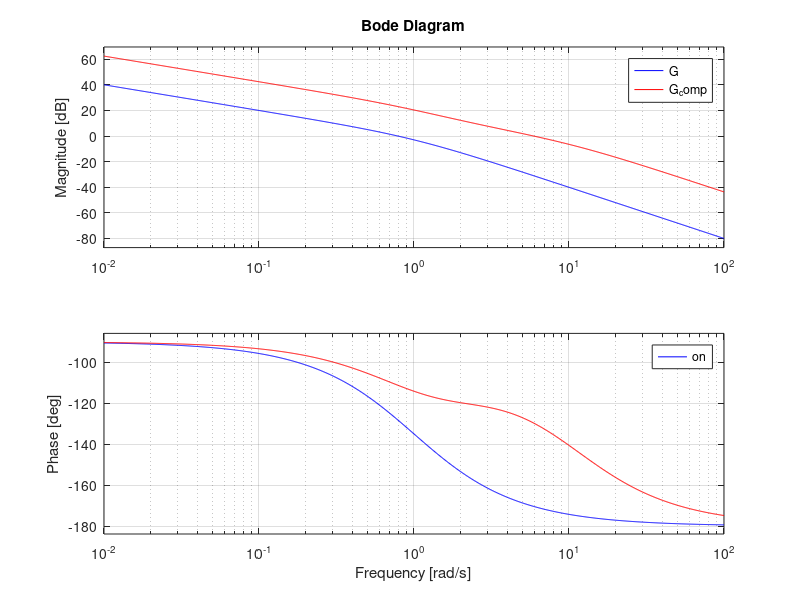
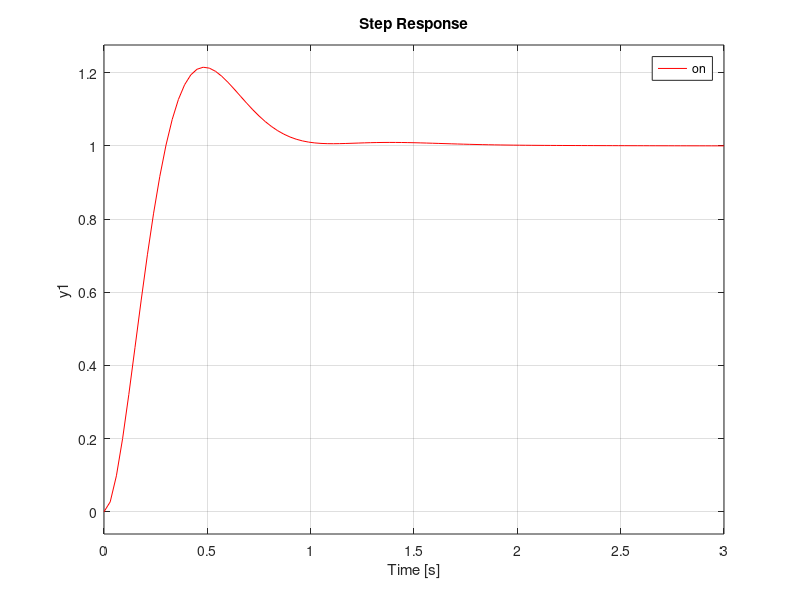
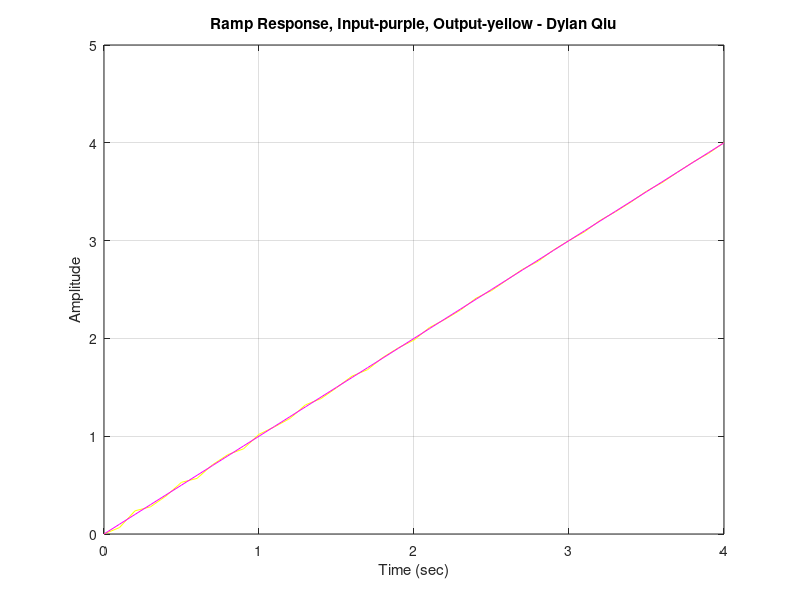
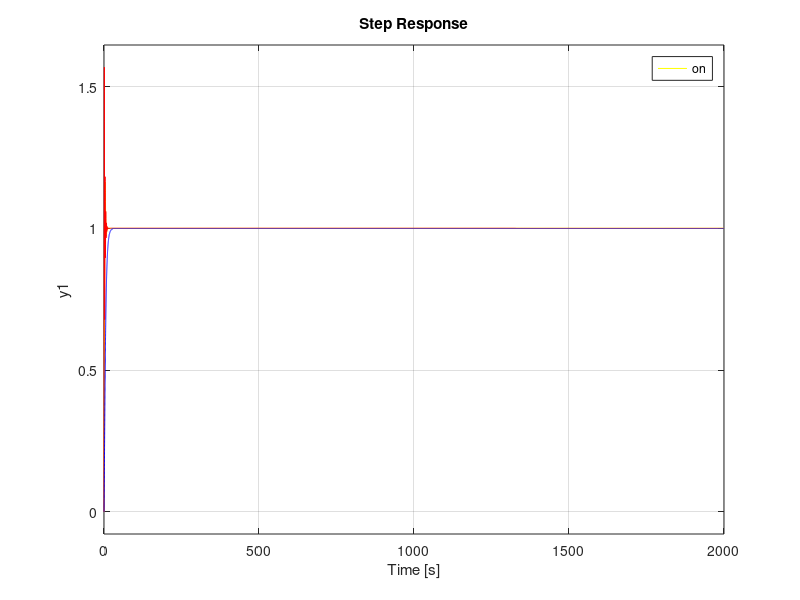

Reproduce these figures in MATLAB, in order.
% Dylan Qiu In class freq response workshop

clc; clear; close all;

% Part 1 
figure(1);
s = tf('s');

num = 1;
den = [1, 1, 0];
G = tf(num,den);
z_lead = 2;
p_lead = 10;
K2 = 66;
%C_lag = K1 * (s/z_lag+1)/(s/p_lag+1); %lag compensator 
C_lead = K2 * (s+z_lead)/(s+p_lead); %lead compensator 
G_comp = G * C_lead;

bode(G,'b', G_comp, 'r'); 
legend on; 

G_step= feedback(G_comp,1);
figure(2);
step(G_step, 'r');
legend on;
grid on;

% Part 2 
%{
figure(3);
t1 = 0:0.1:4;
u1 = t1;
T = G_step;
[y1,t1,x1] = lsim(T,u1,t1);
plot(t1,y1,'y',t1,u1,'m')
xlabel('Time (sec)')
ylabel('Amplitude')
grid on;
title('Ramp Response, Input-purple, Output-yellow - Dylan Qiu')
%}
K1 = 66*8;
z_lag = 0.0008;
p_lag = 0.0001;
C_lag = K1 *(z_lag/p_lag) * (s/z_lag+1)/(s/p_lag+1); %lag compensator 

figure(3);
t1 = 0:0.1:4;
u1 = t1;
T = feedback(G * C_lag,1);
[y1,t1,x1] = lsim(T,u1,t1);
plot(t1,y1,'y',t1,u1,'m')
xlabel('Time (sec)')
ylabel('Amplitude')
grid on;
title('Ramp Response, Input-purple, Output-yellow - Dylan Qiu')
ess = u1(end)-y1(end);
fprintf('final value, %.4f', ess);

K6 = 1/66;
G6_lag = G * C_lag * K6;
G6_lead = G * C_lead * K6;
G1_step = feedback(G,1);
G6lag_step= feedback(G6_lag,1);
G6lead_step= feedback(G6_lead,1);
%G6lead_lag_step = feedback(G6_lead*G6_lag,1);
figure(4);
step(G1_step,'y', G6lag_step, 'r', G6lead_step,'b');
legend on;
grid on;

% part 3

figure(5);

s3 = tf('s');
num3 = 10;
den3 = [1, 5, 4];
G3 = tf(num3,den3);
z3_lead = 1;
p3_lead = 1000;
K3 = 40;
C3_lead = K3 * (s/z3_lead+1)/(s/p3_lead+1); %lead compensator 
G3_comp = G3 * C3_lead;
bode(G3_comp, G3);

figure(6);

G3_step = feedback(G3_comp,1);
step(G3_step)
